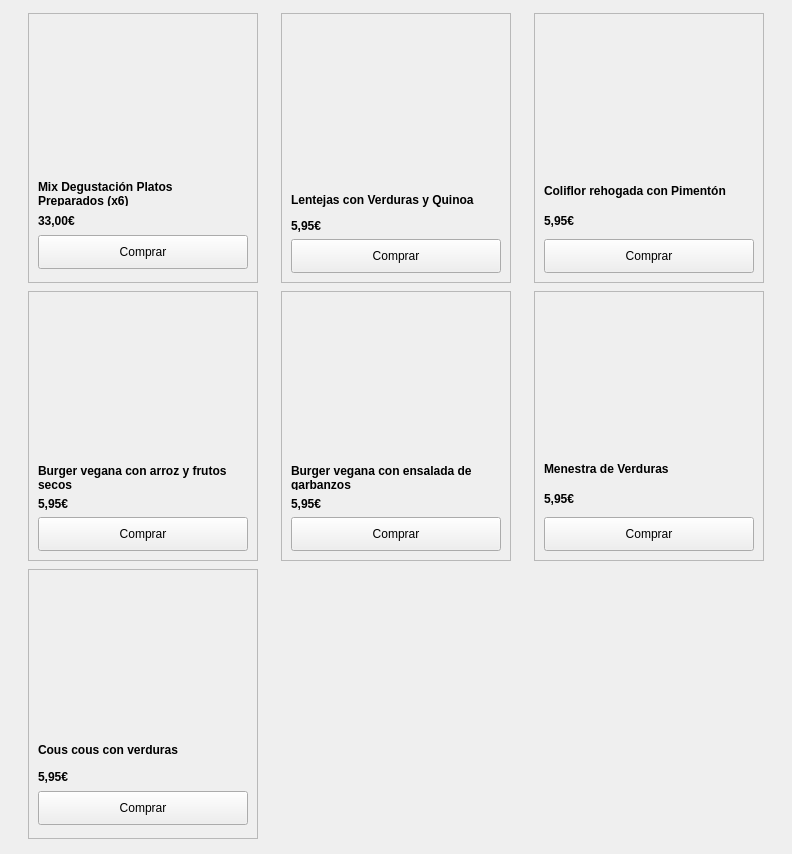
                    <widget class="QWidget" name="scrollAreaWidgetContents_5">
                     <property name="geometry">
                      <rect>
                       <x>0</x>
                       <y>-357</y>
                       <width>792</width>
                       <height>854</height>
                      </rect>
                     </property>
                     <layout class="QGridLayout" name="gridLayout_2">
                      <item row="0" column="0">
                       <widget class="QFrame" name="frame_9">
                        <property name="minimumSize">
                         <size>
                          <width>230</width>
                          <height>270</height>
                         </size>
                        </property>
                        <property name="maximumSize">
                         <size>
                          <width>230</width>
                          <height>270</height>
                         </size>
                        </property>
                        <property name="frameShape">
                         <enum>QFrame::StyledPanel</enum>
                        </property>
                        <property name="frameShadow">
                         <enum>QFrame::Raised</enum>
                        </property>
                        <layout class="QVBoxLayout" name="verticalLayout_29">
                         <item>
                          <widget class="QLabel" name="labelm_plato">
                           <property name="minimumSize">
                            <size>
                             <width>200</width>
                             <height>150</height>
                            </size>
                           </property>
                           <property name="maximumSize">
                            <size>
                             <width>200</width>
                             <height>150</height>
                            </size>
                           </property>
                           <property name="styleSheet">
                            <string notr="true">border-image: url(:/imagenes_platos/z_platos1.jpg);</string>
                           </property>
                           <property name="text">
                            <string/>
                           </property>
                          </widget>
                         </item>
                         <item>
                          <widget class="QLabel" name="label_32">
                           <property name="maximumSize">
                            <size>
                             <width>16777215</width>
                             <height>25</height>
                            </size>
                           </property>
                           <property name="font">
                            <font>
                             <weight>75</weight>
                             <bold>true</bold>
                             <stylestrategy>PreferDefault</stylestrategy>
                            </font>
                           </property>
                           <property name="text">
                            <string>Mix Degustación Platos 
Preparados (x6)</string>
                           </property>
                          </widget>
                         </item>
                         <item>
                          <widget class="QLabel" name="precioAvenaHinchada_6">
                           <property name="maximumSize">
                            <size>
                             <width>16777215</width>
                             <height>15</height>
                            </size>
                           </property>
                           <property name="font">
                            <font>
                             <weight>75</weight>
                             <bold>true</bold>
                             <stylestrategy>PreferDefault</stylestrategy>
                            </font>
                           </property>
                           <property name="text">
                            <string>33,00€</string>
                           </property>
                           <property name="scaledContents">
                            <bool>false</bool>
                           </property>
                          </widget>
                         </item>
                         <item>
                          <widget class="QPushButton" name="botonComprar_15">
                           <property name="minimumSize">
                            <size>
                             <width>200</width>
                             <height>34</height>
                            </size>
                           </property>
                           <property name="text">
                            <string>Comprar</string>
                           </property>
                          </widget>
                         </item>
                        </layout>
                       </widget>
                      </item>
                      <item row="0" column="1">
                       <widget class="QFrame" name="frame_10">
                        <property name="minimumSize">
                         <size>
                          <width>230</width>
                          <height>270</height>
                         </size>
                        </property>
                        <property name="maximumSize">
                         <size>
                          <width>230</width>
                          <height>270</height>
                         </size>
                        </property>
                        <property name="frameShape">
                         <enum>QFrame::StyledPanel</enum>
                        </property>
                        <property name="frameShadow">
                         <enum>QFrame::Raised</enum>
                        </property>
                        <layout class="QVBoxLayout" name="verticalLayout_30">
                         <item>
                          <widget class="QLabel" name="labelm_plato_2">
                           <property name="minimumSize">
                            <size>
                             <width>0</width>
                             <height>0</height>
                            </size>
                           </property>
                           <property name="maximumSize">
                            <size>
                             <width>200</width>
                             <height>200</height>
                            </size>
                           </property>
                           <property name="styleSheet">
                            <string notr="true">border-image: url(:/imagenes_platos/z_platos2.jpg);</string>
                           </property>
                           <property name="text">
                            <string/>
                           </property>
                          </widget>
                         </item>
                         <item>
                          <widget class="QLabel" name="label_33">
                           <property name="maximumSize">
                            <size>
                             <width>16777215</width>
                             <height>25</height>
                            </size>
                           </property>
                           <property name="font">
                            <font>
                             <weight>75</weight>
                             <bold>true</bold>
                             <stylestrategy>PreferDefault</stylestrategy>
                            </font>
                           </property>
                           <property name="text">
                            <string>Lentejas con Verduras y Quinoa</string>
                           </property>
                          </widget>
                         </item>
                         <item>
                          <widget class="QLabel" name="label_35">
                           <property name="maximumSize">
                            <size>
                             <width>16777215</width>
                             <height>15</height>
                            </size>
                           </property>
                           <property name="font">
                            <font>
                             <weight>75</weight>
                             <bold>true</bold>
                            </font>
                           </property>
                           <property name="text">
                            <string>5,95€</string>
                           </property>
                          </widget>
                         </item>
                         <item>
                          <widget class="QPushButton" name="botonComprar_16">
                           <property name="minimumSize">
                            <size>
                             <width>200</width>
                             <height>34</height>
                            </size>
                           </property>
                           <property name="text">
                            <string>Comprar</string>
                           </property>
                          </widget>
                         </item>
                        </layout>
                       </widget>
                      </item>
                      <item row="0" column="2">
                       <widget class="QFrame" name="frame_11">
                        <property name="minimumSize">
                         <size>
                          <width>230</width>
                          <height>270</height>
                         </size>
                        </property>
                        <property name="maximumSize">
                         <size>
                          <width>230</width>
                          <height>270</height>
                         </size>
                        </property>
                        <property name="frameShape">
                         <enum>QFrame::StyledPanel</enum>
                        </property>
                        <property name="frameShadow">
                         <enum>QFrame::Raised</enum>
                        </property>
                        <layout class="QVBoxLayout" name="verticalLayout_31">
                         <item>
                          <widget class="QLabel" name="labelm_plato_3">
                           <property name="minimumSize">
                            <size>
                             <width>200</width>
                             <height>150</height>
                            </size>
                           </property>
                           <property name="maximumSize">
                            <size>
                             <width>200</width>
                             <height>150</height>
                            </size>
                           </property>
                           <property name="styleSheet">
                            <string notr="true">border-image: url(:/imagenes_platos/z_platos3.jpg);</string>
                           </property>
                           <property name="text">
                            <string/>
                           </property>
                          </widget>
                         </item>
                         <item>
                          <widget class="QLabel" name="label_34">
                           <property name="maximumSize">
                            <size>
                             <width>16777215</width>
                             <height>25</height>
                            </size>
                           </property>
                           <property name="font">
                            <font>
                             <weight>75</weight>
                             <bold>true</bold>
                             <stylestrategy>PreferDefault</stylestrategy>
                            </font>
                           </property>
                           <property name="text">
                            <string>Coliflor rehogada con Pimentón</string>
                           </property>
                          </widget>
                         </item>
                         <item>
                          <widget class="QLabel" name="label_36">
                           <property name="font">
                            <font>
                             <weight>75</weight>
                             <bold>true</bold>
                            </font>
                           </property>
                           <property name="text">
                            <string>5,95€</string>
                           </property>
                          </widget>
                         </item>
                         <item>
                          <widget class="QPushButton" name="botonComprar_17">
                           <property name="minimumSize">
                            <size>
                             <width>200</width>
                             <height>34</height>
                            </size>
                           </property>
                           <property name="text">
                            <string>Comprar</string>
                           </property>
                          </widget>
                         </item>
                        </layout>
                       </widget>
                      </item>
                      <item row="1" column="0">
                       <widget class="QFrame" name="frame_13">
                        <property name="minimumSize">
                         <size>
                          <width>230</width>
                          <height>270</height>
                         </size>
                        </property>
                        <property name="maximumSize">
                         <size>
                          <width>230</width>
                          <height>270</height>
                         </size>
                        </property>
                        <property name="frameShape">
                         <enum>QFrame::StyledPanel</enum>
                        </property>
                        <property name="frameShadow">
                         <enum>QFrame::Raised</enum>
                        </property>
                        <layout class="QVBoxLayout" name="verticalLayout_33">
                         <item>
                          <widget class="QLabel" name="labelm_plato_4">
                           <property name="minimumSize">
                            <size>
                             <width>200</width>
                             <height>150</height>
                            </size>
                           </property>
                           <property name="maximumSize">
                            <size>
                             <width>200</width>
                             <height>200</height>
                            </size>
                           </property>
                           <property name="styleSheet">
                            <string notr="true">border-image: url(:/imagenes_platos/z_platos4.jpg);</string>
                           </property>
                           <property name="text">
                            <string/>
                           </property>
                          </widget>
                         </item>
                         <item>
                          <widget class="QLabel" name="label_37">
                           <property name="maximumSize">
                            <size>
                             <width>16777215</width>
                             <height>25</height>
                            </size>
                           </property>
                           <property name="font">
                            <font>
                             <weight>75</weight>
                             <bold>true</bold>
                             <stylestrategy>PreferDefault</stylestrategy>
                            </font>
                           </property>
                           <property name="text">
                            <string>Burger vegana con arroz y frutos 
secos</string>
                           </property>
                          </widget>
                         </item>
                         <item>
                          <widget class="QLabel" name="precioAvenaHinchada_7">
                           <property name="maximumSize">
                            <size>
                             <width>16777215</width>
                             <height>15</height>
                            </size>
                           </property>
                           <property name="font">
                            <font>
                             <weight>75</weight>
                             <bold>true</bold>
                             <stylestrategy>PreferDefault</stylestrategy>
                            </font>
                           </property>
                           <property name="text">
                            <string>5,95€</string>
                           </property>
                           <property name="scaledContents">
                            <bool>false</bool>
                           </property>
                          </widget>
                         </item>
                         <item>
                          <widget class="QPushButton" name="botonComprar_18">
                           <property name="minimumSize">
                            <size>
                             <width>200</width>
                             <height>34</height>
                            </size>
                           </property>
                           <property name="text">
                            <string>Comprar</string>
                           </property>
                          </widget>
                         </item>
                        </layout>
                       </widget>
                      </item>
                      <item row="1" column="1">
                       <widget class="QFrame" name="frame_14">
                        <property name="minimumSize">
                         <size>
                          <width>230</width>
                          <height>270</height>
                         </size>
                        </property>
                        <property name="maximumSize">
                         <size>
                          <width>230</width>
                          <height>270</height>
                         </size>
                        </property>
                        <property name="frameShape">
                         <enum>QFrame::StyledPanel</enum>
                        </property>
                        <property name="frameShadow">
                         <enum>QFrame::Raised</enum>
                        </property>
                        <layout class="QVBoxLayout" name="verticalLayout_34">
                         <item>
                          <widget class="QLabel" name="labelm_plato_5">
                           <property name="minimumSize">
                            <size>
                             <width>0</width>
                             <height>0</height>
                            </size>
                           </property>
                           <property name="maximumSize">
                            <size>
                             <width>200</width>
                             <height>200</height>
                            </size>
                           </property>
                           <property name="styleSheet">
                            <string notr="true">border-image: url(:/imagenes_platos/z_platos5.jpg);</string>
                           </property>
                           <property name="text">
                            <string/>
                           </property>
                          </widget>
                         </item>
                         <item>
                          <widget class="QLabel" name="label_38">
                           <property name="maximumSize">
                            <size>
                             <width>16777215</width>
                             <height>25</height>
                            </size>
                           </property>
                           <property name="font">
                            <font>
                             <weight>75</weight>
                             <bold>true</bold>
                             <stylestrategy>PreferDefault</stylestrategy>
                            </font>
                           </property>
                           <property name="text">
                            <string>Burger vegana con ensalada de 
garbanzos</string>
                           </property>
                          </widget>
                         </item>
                         <item>
                          <widget class="QLabel" name="label_40">
                           <property name="maximumSize">
                            <size>
                             <width>16777215</width>
                             <height>15</height>
                            </size>
                           </property>
                           <property name="font">
                            <font>
                             <weight>75</weight>
                             <bold>true</bold>
                            </font>
                           </property>
                           <property name="text">
                            <string>5,95€</string>
                           </property>
                          </widget>
                         </item>
                         <item>
                          <widget class="QPushButton" name="botonComprar_19">
                           <property name="minimumSize">
                            <size>
                             <width>200</width>
                             <height>34</height>
                            </size>
                           </property>
                           <property name="text">
                            <string>Comprar</string>
                           </property>
                          </widget>
                         </item>
                        </layout>
                       </widget>
                      </item>
                      <item row="1" column="2">
                       <widget class="QFrame" name="frame_12">
                        <property name="minimumSize">
                         <size>
                          <width>230</width>
                          <height>270</height>
                         </size>
                        </property>
                        <property name="maximumSize">
                         <size>
                          <width>230</width>
                          <height>270</height>
                         </size>
                        </property>
                        <property name="frameShape">
                         <enum>QFrame::StyledPanel</enum>
                        </property>
                        <property name="frameShadow">
                         <enum>QFrame::Raised</enum>
                        </property>
                        <layout class="QVBoxLayout" name="verticalLayout_32">
                         <item>
                          <widget class="QLabel" name="labelm_plato_6">
                           <property name="minimumSize">
                            <size>
                             <width>200</width>
                             <height>150</height>
                            </size>
                           </property>
                           <property name="maximumSize">
                            <size>
                             <width>200</width>
                             <height>150</height>
                            </size>
                           </property>
                           <property name="styleSheet">
                            <string notr="true">border-image: url(:/imagenes_platos/z_platos6.jpg);</string>
                           </property>
                           <property name="text">
                            <string/>
                           </property>
                          </widget>
                         </item>
                         <item>
                          <widget class="QLabel" name="label_39">
                           <property name="maximumSize">
                            <size>
                             <width>16777215</width>
                             <height>25</height>
                            </size>
                           </property>
                           <property name="font">
                            <font>
                             <weight>75</weight>
                             <bold>true</bold>
                             <stylestrategy>PreferDefault</stylestrategy>
                            </font>
                           </property>
                           <property name="text">
                            <string>Menestra de Verduras</string>
                           </property>
                          </widget>
                         </item>
                         <item>
                          <widget class="QLabel" name="label_41">
                           <property name="font">
                            <font>
                             <weight>75</weight>
                             <bold>true</bold>
                            </font>
                           </property>
                           <property name="text">
                            <string>5,95€</string>
                           </property>
                          </widget>
                         </item>
                         <item>
                          <widget class="QPushButton" name="botonComprar_20">
                           <property name="minimumSize">
                            <size>
                             <width>200</width>
                             <height>34</height>
                            </size>
                           </property>
                           <property name="text">
                            <string>Comprar</string>
                           </property>
                          </widget>
                         </item>
                        </layout>
                       </widget>
                      </item>
                      <item row="2" column="0">
                       <widget class="QFrame" name="frame_15">
                        <property name="minimumSize">
                         <size>
                          <width>230</width>
                          <height>270</height>
                         </size>
                        </property>
                        <property name="maximumSize">
                         <size>
                          <width>230</width>
                          <height>270</height>
                         </size>
                        </property>
                        <property name="frameShape">
                         <enum>QFrame::StyledPanel</enum>
                        </property>
                        <property name="frameShadow">
                         <enum>QFrame::Raised</enum>
                        </property>
                        <layout class="QVBoxLayout" name="verticalLayout_35">
                         <item>
                          <widget class="QLabel" name="labelm_plato_7">
                           <property name="minimumSize">
                            <size>
                             <width>200</width>
                             <height>150</height>
                            </size>
                           </property>
                           <property name="maximumSize">
                            <size>
                             <width>200</width>
                             <height>150</height>
                            </size>
                           </property>
                           <property name="styleSheet">
                            <string notr="true">border-image: url(:/imagenes_platos/z_platos7.jpg);</string>
                           </property>
                           <property name="text">
                            <string/>
                           </property>
                          </widget>
                         </item>
                         <item>
                          <widget class="QLabel" name="label_42">
                           <property name="maximumSize">
                            <size>
                             <width>16777215</width>
                             <height>25</height>
                            </size>
                           </property>
                           <property name="font">
                            <font>
                             <weight>75</weight>
                             <bold>true</bold>
                             <stylestrategy>PreferDefault</stylestrategy>
                            </font>
                           </property>
                           <property name="text">
                            <string>Cous cous con verduras</string>
                           </property>
                          </widget>
                         </item>
                         <item>
                          <widget class="QLabel" name="precioAvenaHinchada_8">
                           <property name="maximumSize">
                            <size>
                             <width>16777215</width>
                             <height>15</height>
                            </size>
                           </property>
                           <property name="font">
                            <font>
                             <weight>75</weight>
                             <bold>true</bold>
                             <stylestrategy>PreferDefault</stylestrategy>
                            </font>
                           </property>
                           <property name="text">
                            <string>5,95€</string>
                           </property>
                           <property name="scaledContents">
                            <bool>false</bool>
                           </property>
                          </widget>
                         </item>
                         <item>
                          <widget class="QPushButton" name="botonComprar_21">
                           <property name="minimumSize">
                            <size>
                             <width>200</width>
                             <height>34</height>
                            </size>
                           </property>
                           <property name="text">
                            <string>Comprar</string>
                           </property>
                          </widget>
                         </item>
                        </layout>
                       </widget>
                      </item>
                     </layout>
                    </widget>
